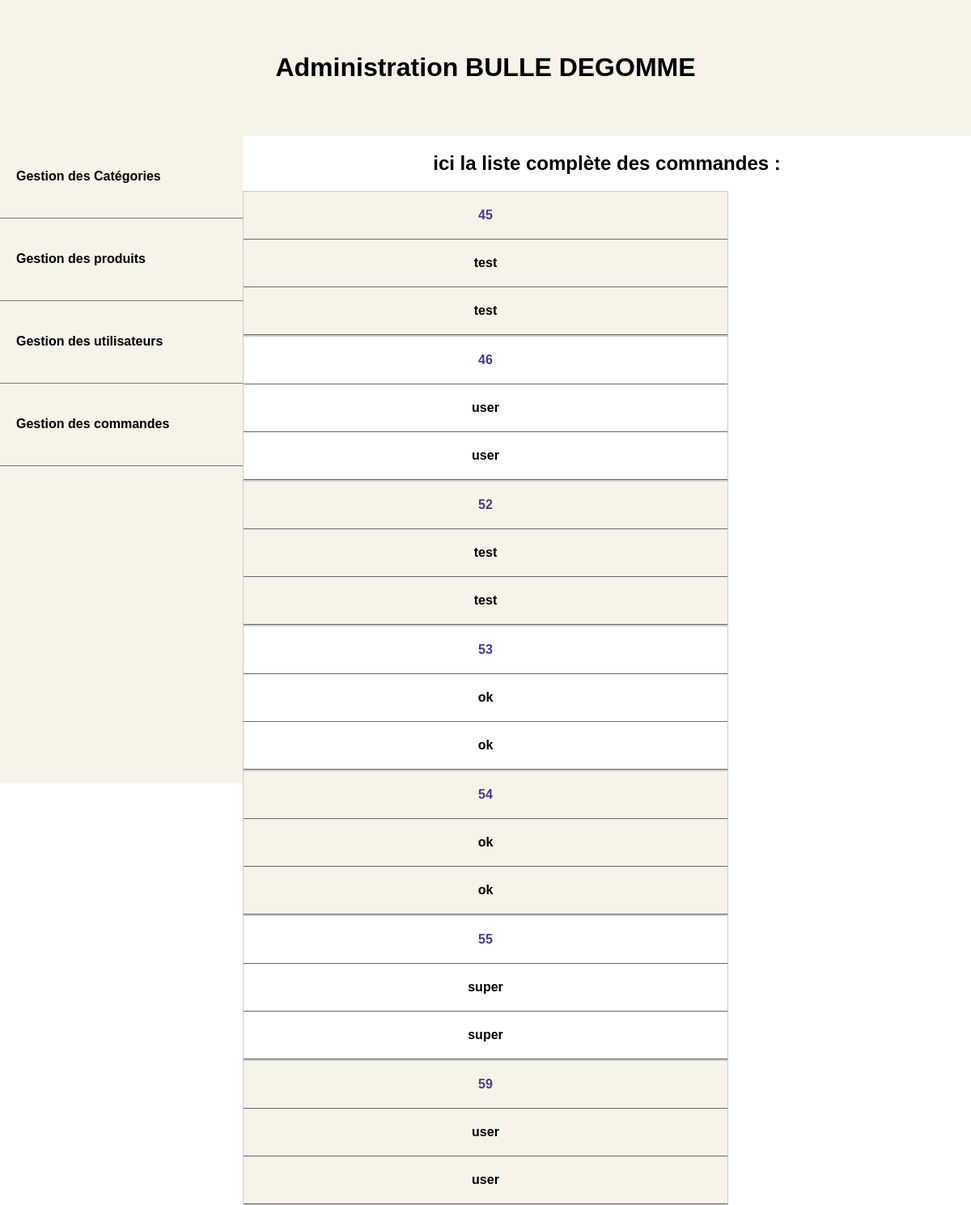
The app's page /admin/index.php?controller=orders&action=list, older data.
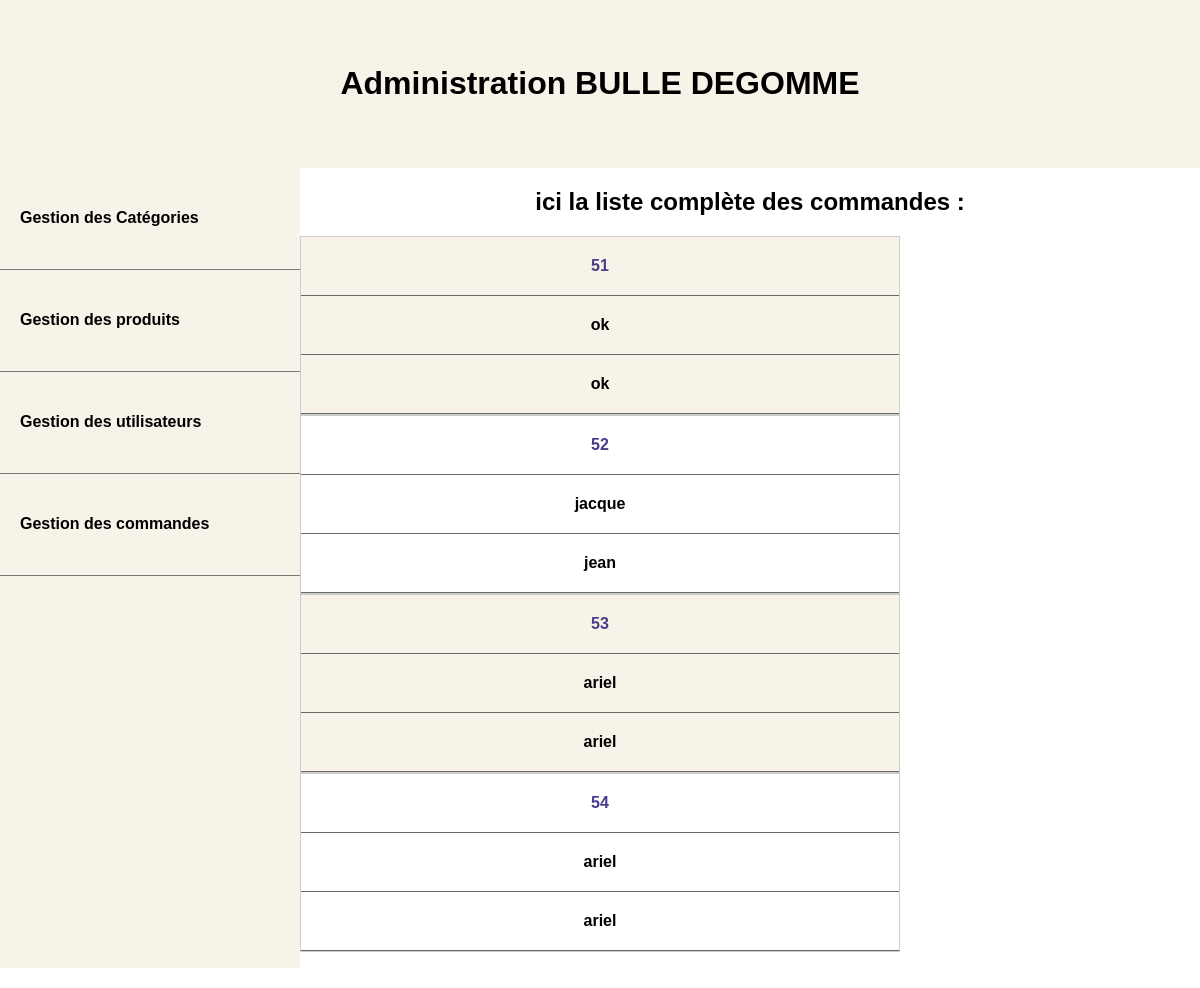
The same page, newer data.
### tables this page shows
CREATE TABLE IF NOT EXISTS `orders` (
  `id` int(11) NOT NULL AUTO_INCREMENT,
  `user_id` int(11) NOT NULL,
  `delivery_address` varchar(255) NOT NULL,
  `date` datetime NOT NULL DEFAULT CURRENT_TIMESTAMP,
  PRIMARY KEY (`id`)
);

CREATE TABLE IF NOT EXISTS `users` (
  `id` int(11) NOT NULL AUTO_INCREMENT,
  `last_name` varchar(255) NOT NULL,
  `first_name` varchar(255) NOT NULL,
  `email` varchar(255) NOT NULL,
  `password` varchar(255) NOT NULL,
  `is_admin` tinyint(1) DEFAULT '0',
  PRIMARY KEY (`id`)
);

### admin/models/Order.php (called while the page is built, shortened)
<?php
function getAllOrders()
{
    $db = dbConnect();
    $query = $db->prepare('SELECT orders.id,  first_name,  last_name FROM orders,  users WHERE orders.user_id=users.id');
    $query->execute();
    $orders =  $query->fetchAll();
    return $orders;
}

### admin/views/orderList.php (the view, shortened to what this page needs)
<?php require ('partials/header.php'); ?>
<?php require 'partials/head_assets.php'; ?>
<?php require ('partials/menu.php'); ?>
<div class="content">
    <div>
        <h2>ici la liste complète des commandes : </h2>
    </div>
    <div>
        <table>
            <?php foreach($orders as $order): ?>
                <tr>
                    <th><a href="index.php?controller=orders&action=details&id=<?=  ($order['id']) ?>"><?=($order['id'])?></a></th>
                    <th><?=  ($order['last_name']) ?></th>
                    <th><?=  ($order['first_name']) ?></th>
                </tr>
            <?php endforeach; ?>
        </table>
    </div>
</div>

### admin/index.php (shortened to what this page needs)
<?php
if(isset($_GET['controller'])){
    switch ($_GET['controller']){
        case 'orders' :
            require 'controllers/orderController.php';
            break;
    }
}
else{
    require 'controllers/indexController.php';
}

### admin/controllers/orderController.php
<?php
require('models/Order.php');
if($_GET['action'] == 'list'){
    $orders = getAllOrders();
    require('views/orderList.php');
}
elseif($_GET['action'] == 'details'){
    $order_user_info = getOrderAndUserInformation($_GET['id']);
    $order_details = getOrderProducts($_GET['id']);
    require('views/orderDetail.php');
}

### admin/views/partials/header.php (shortened to what this page needs)
<header>
    <div class="header">
        <h1>
            Administration BULLE DEGOMME
        </h1>
    </div>
</header>

### admin/views/partials/head_assets.php (shortened to what this page needs)
<link rel="stylesheet" href="style.css">

### admin/views/partials/menu.php
<div class="link-container">
    <ul>
        <li>
            <a href="index.php?controller=categories&action=list">Gestion des Catégories</a>
        </li>
        <li>
            <a href="index.php?controller=products&action=list">Gestion des produits</a>
        </li>
        <li>
            <a href="index.php?controller=users&action=list">Gestion des utilisateurs</a>
        </li>
        <li>
            <a href="index.php?controller=orders&action=list">Gestion des commandes</a>
        </li>
    </ul>
</div>

### admin/style.css (style rules this page uses)
h1 { color: white; text-align: center; }
.header { overflow: hidden; background-color: #F8F3E9; padding: 20px 10px; }
header h1 { padding: 20px; line-height: 45px; color: black; }
.link-container { margin-bottom: 20px; width: 300px; float: left; height: 100%; background-color: #F8F3E9; }
.link-container ul { font-size: 13px; list-style-type: none; padding-left: 0; margin: 0; }
.link-container ul li { border-bottom: #777 1px solid; padding-left: 20px; line-height: 100px; }
.link-container ul li a { text-decoration: none; color: black; font-weight: bold; font-size: 16px; }
a { text-decoration:none; color: darkslateblue; }
table { border-collapse: collapse; width: 50%; margin: auto; }
tr:nth-of-type(odd) { background: #F8F3E9; }
th { color: black; font-weight: bold; }
td, th { padding: 20px 20px 20px 20px; border-bottom: 1px solid dimgrey; text-align: center; }
@media only screen and (max-width: 760px),
(min-device-width: 768px) and (max-device-width: 1024px) { table, thead, tbody, th, td, tr { display: block; } }
@media only screen and (max-width: 760px),
(min-device-width: 768px) and (max-device-width: 1024px) { tr { border: 1px solid #ccc; } }
.content { text-align: center; }

Row changes from the older to the newer data that the page shows:
removed orders: id "45", user.last_name "test", user.first_name "test"
removed orders: id "46", user.last_name "user", user.first_name "user"
removed orders: id "55", user.last_name "super", user.first_name "super"
removed orders: id "59", user.last_name "user", user.first_name "user"
now on this page (row edited): orders: id "51", user.last_name "ok", user.first_name "ok"
changed orders id 52: user.last_name "test" → "jacque"; user.first_name "test" → "jean"
changed orders id 53: user.last_name "ok" → "ariel"; user.first_name "ok" → "ariel"
changed orders id 54: user.last_name "ok" → "ariel"; user.first_name "ok" → "ariel"
